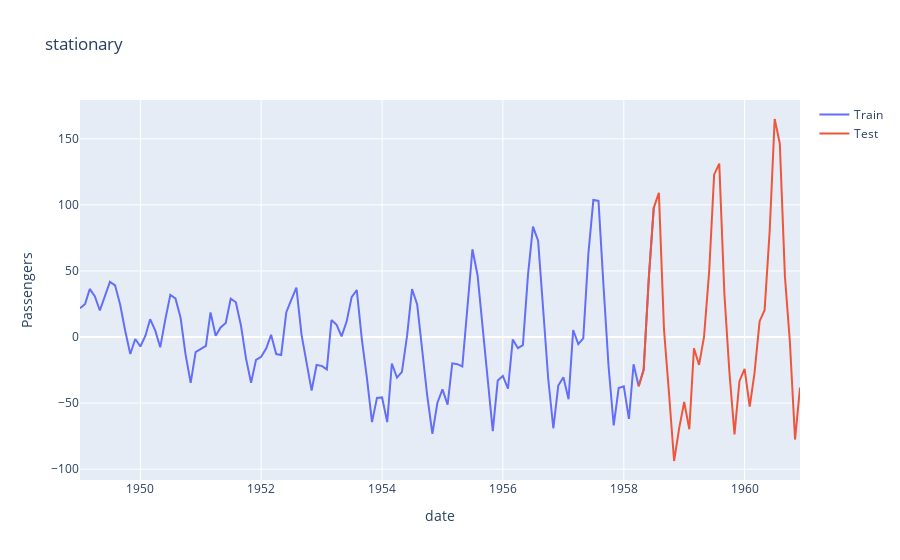

The notebook cell saved with this chart:
### Code cell
fig=go.Figure()
fig.add_trace(go.Scatter(x=train[timeax],y=train[values_col],mode='lines',name='Train'))
fig.add_trace(go.Scatter(x=test[timeax],y=test[values_col],mode='lines',name='Test'))
fig.update_xaxes(title='date')
fig.update_yaxes(title='Passengers')
fig.update_layout(title='stationary')
fig.show()
